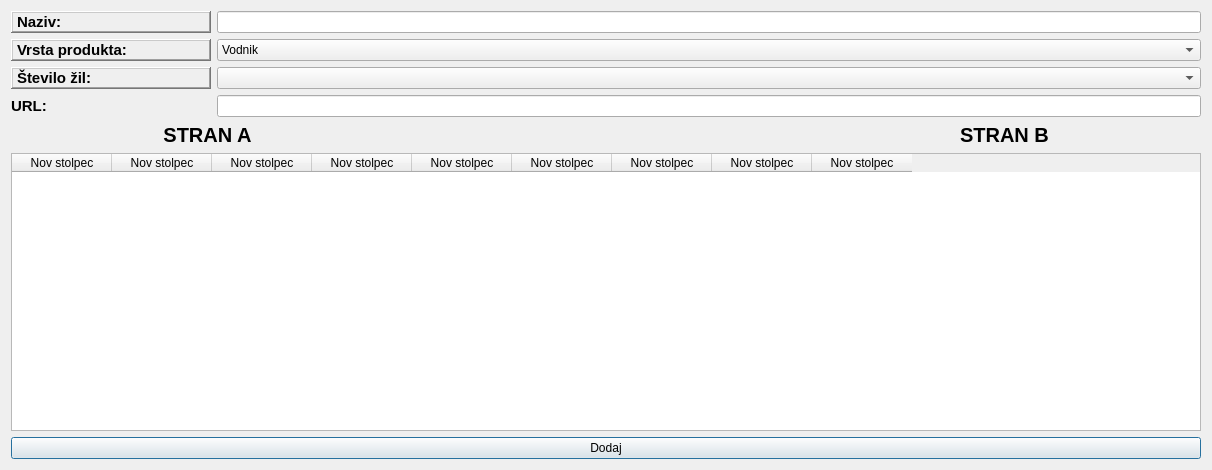
<?xml version="1.0" encoding="UTF-8"?>
<ui version="4.0">
 <class>DodajProdukt</class>
 <widget class="QDialog" name="DodajProdukt">
  <property name="geometry">
   <rect>
    <x>0</x>
    <y>0</y>
    <width>1212</width>
    <height>470</height>
   </rect>
  </property>
  <property name="windowTitle">
   <string>Dialog</string>
  </property>
  <layout class="QGridLayout" name="gridLayout">
   <item row="0" column="0">
    <layout class="QHBoxLayout" name="horizontalLayout">
     <item>
      <widget class="QLabel" name="label">
       <property name="sizePolicy">
        <sizepolicy hsizetype="Fixed" vsizetype="Preferred">
         <horstretch>0</horstretch>
         <verstretch>0</verstretch>
        </sizepolicy>
       </property>
       <property name="minimumSize">
        <size>
         <width>200</width>
         <height>0</height>
        </size>
       </property>
       <property name="font">
        <font>
         <pointsize>11</pointsize>
         <weight>75</weight>
         <bold>true</bold>
        </font>
       </property>
       <property name="frameShape">
        <enum>QFrame::WinPanel</enum>
       </property>
       <property name="frameShadow">
        <enum>QFrame::Raised</enum>
       </property>
       <property name="text">
        <string>Naziv:</string>
       </property>
      </widget>
     </item>
     <item>
      <widget class="QLineEdit" name="lineEdit"/>
     </item>
    </layout>
   </item>
   <item row="1" column="0">
    <layout class="QHBoxLayout" name="horizontalLayout_3">
     <item>
      <widget class="QLabel" name="label_5">
       <property name="sizePolicy">
        <sizepolicy hsizetype="Fixed" vsizetype="Preferred">
         <horstretch>0</horstretch>
         <verstretch>0</verstretch>
        </sizepolicy>
       </property>
       <property name="minimumSize">
        <size>
         <width>200</width>
         <height>0</height>
        </size>
       </property>
       <property name="font">
        <font>
         <pointsize>11</pointsize>
         <weight>75</weight>
         <bold>true</bold>
        </font>
       </property>
       <property name="frameShape">
        <enum>QFrame::WinPanel</enum>
       </property>
       <property name="frameShadow">
        <enum>QFrame::Raised</enum>
       </property>
       <property name="text">
        <string>Vrsta produkta:</string>
       </property>
      </widget>
     </item>
     <item>
      <widget class="QComboBox" name="comboBox_vrstaProdukta">
       <item>
        <property name="text">
         <string>Vodnik</string>
        </property>
       </item>
       <item>
        <property name="text">
         <string>Kabel</string>
        </property>
       </item>
       <item>
        <property name="text">
         <string>Veriga</string>
        </property>
       </item>
       <item>
        <property name="text">
         <string>Snop</string>
        </property>
       </item>
       <item>
        <property name="text">
         <string>Drugo</string>
        </property>
       </item>
      </widget>
     </item>
    </layout>
   </item>
   <item row="2" column="0">
    <layout class="QHBoxLayout" name="horizontalLayout_4">
     <item>
      <widget class="QLabel" name="label_6">
       <property name="sizePolicy">
        <sizepolicy hsizetype="Fixed" vsizetype="Preferred">
         <horstretch>0</horstretch>
         <verstretch>0</verstretch>
        </sizepolicy>
       </property>
       <property name="minimumSize">
        <size>
         <width>200</width>
         <height>0</height>
        </size>
       </property>
       <property name="font">
        <font>
         <pointsize>11</pointsize>
         <weight>75</weight>
         <bold>true</bold>
        </font>
       </property>
       <property name="frameShape">
        <enum>QFrame::WinPanel</enum>
       </property>
       <property name="frameShadow">
        <enum>QFrame::Raised</enum>
       </property>
       <property name="text">
        <string>Število žil:</string>
       </property>
      </widget>
     </item>
     <item>
      <widget class="QComboBox" name="comboBox_stevilozil"/>
     </item>
    </layout>
   </item>
   <item row="3" column="0">
    <layout class="QHBoxLayout" name="horizontalLayout_5">
     <item>
      <widget class="QLabel" name="label_7">
       <property name="minimumSize">
        <size>
         <width>200</width>
         <height>0</height>
        </size>
       </property>
       <property name="font">
        <font>
         <pointsize>11</pointsize>
         <weight>75</weight>
         <bold>true</bold>
        </font>
       </property>
       <property name="text">
        <string>URL:</string>
       </property>
      </widget>
     </item>
     <item>
      <widget class="QLineEdit" name="lineEdit_url"/>
     </item>
    </layout>
   </item>
   <item row="4" column="0">
    <layout class="QHBoxLayout" name="horizontalLayout_2">
     <item>
      <widget class="QLabel" name="label_2">
       <property name="font">
        <font>
         <pointsize>15</pointsize>
         <weight>75</weight>
         <bold>true</bold>
        </font>
       </property>
       <property name="text">
        <string>STRAN A</string>
       </property>
       <property name="alignment">
        <set>Qt::AlignCenter</set>
       </property>
      </widget>
     </item>
     <item>
      <widget class="QLabel" name="label_3">
       <property name="minimumSize">
        <size>
         <width>150</width>
         <height>0</height>
        </size>
       </property>
       <property name="font">
        <font>
         <pointsize>15</pointsize>
         <weight>75</weight>
         <bold>true</bold>
        </font>
       </property>
       <property name="text">
        <string/>
       </property>
      </widget>
     </item>
     <item>
      <widget class="QLabel" name="label_4">
       <property name="font">
        <font>
         <pointsize>15</pointsize>
         <weight>75</weight>
         <bold>true</bold>
        </font>
       </property>
       <property name="text">
        <string>STRAN B</string>
       </property>
       <property name="alignment">
        <set>Qt::AlignCenter</set>
       </property>
      </widget>
     </item>
    </layout>
   </item>
   <item row="5" column="0">
    <widget class="QTableWidget" name="tableWidget">
     <column>
      <property name="text">
       <string>Nov stolpec</string>
      </property>
     </column>
     <column>
      <property name="text">
       <string>Nov stolpec</string>
      </property>
     </column>
     <column>
      <property name="text">
       <string>Nov stolpec</string>
      </property>
     </column>
     <column>
      <property name="text">
       <string>Nov stolpec</string>
      </property>
     </column>
     <column>
      <property name="text">
       <string>Nov stolpec</string>
      </property>
     </column>
     <column>
      <property name="text">
       <string>Nov stolpec</string>
      </property>
     </column>
     <column>
      <property name="text">
       <string>Nov stolpec</string>
      </property>
     </column>
     <column>
      <property name="text">
       <string>Nov stolpec</string>
      </property>
     </column>
     <column>
      <property name="text">
       <string>Nov stolpec</string>
      </property>
     </column>
    </widget>
   </item>
   <item row="6" column="0">
    <widget class="QPushButton" name="pushButton">
     <property name="text">
      <string>Dodaj</string>
     </property>
    </widget>
   </item>
  </layout>
 </widget>
 <tabstops>
  <tabstop>lineEdit</tabstop>
  <tabstop>comboBox_vrstaProdukta</tabstop>
  <tabstop>comboBox_stevilozil</tabstop>
  <tabstop>tableWidget</tabstop>
  <tabstop>pushButton</tabstop>
 </tabstops>
 <resources/>
 <connections/>
</ui>
